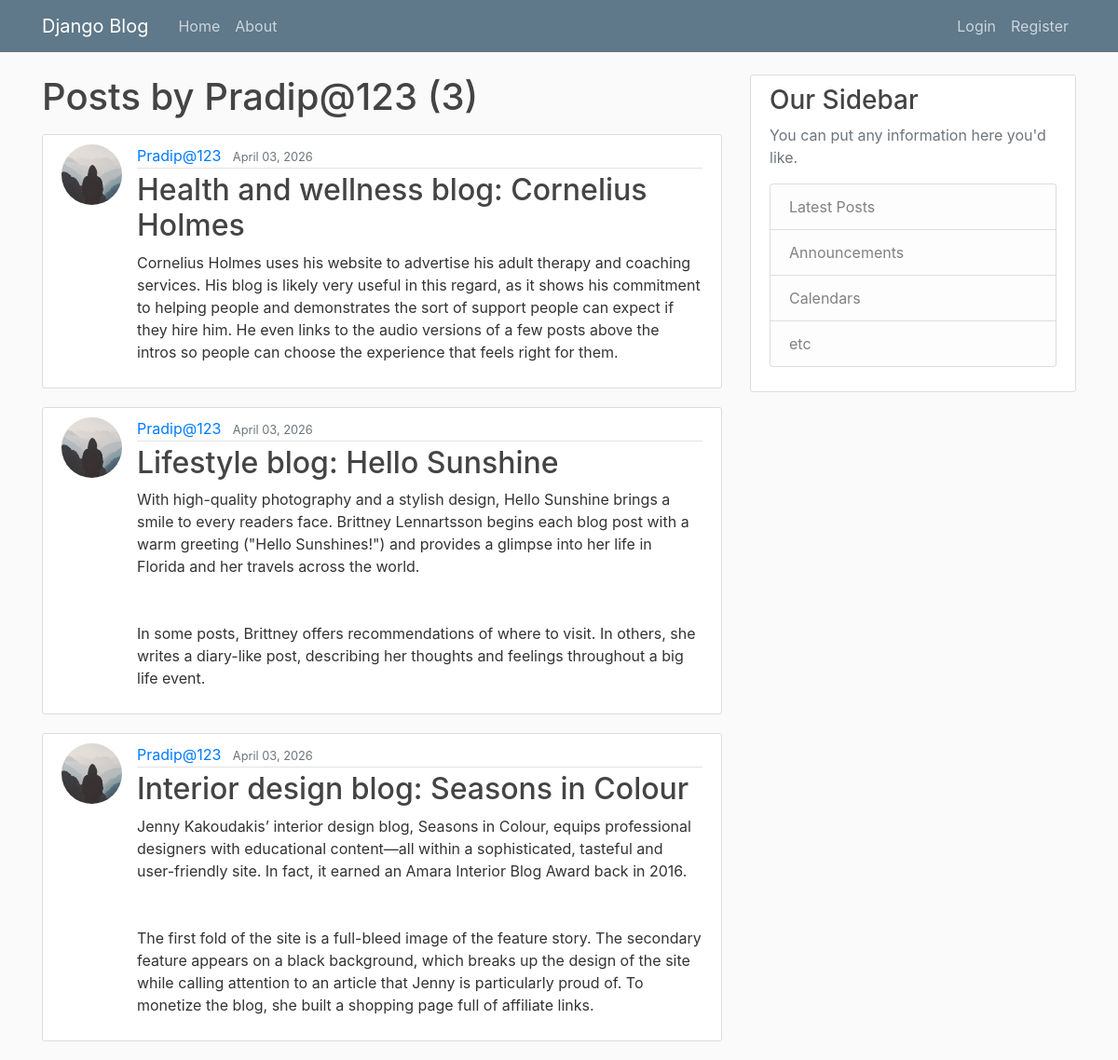
The app's page /user/Pradip@123 with its own data.
### blog/models.py (models this page shows, shortened)
class Post(models.Model):
    title = models.CharField(max_length=100)
    content = models.TextField()
    date_posted = models.DateTimeField(default=timezone.now)
    author = models.ForeignKey(User, on_delete=models.CASCADE)

### users/models.py (models this page shows, shortened)
class Profile(models.Model):
    user = models.OneToOneField(User, on_delete=models.CASCADE)
    image = models.ImageField(default='default.jpg', upload_to='profile_pics')

### blog/views.py (the view)
# urls.py: path('user/<str:username>', UserPostListView.as_view(), name='user-posts'),
class UserPostListView(ListView):
    model = Post
    template_name = 'blog/user_posts.html'  # <app>/<model>_<viewtype>.html
    context_object_name = 'posts'
    paginate_by = 5
    def get_queryset(self):
        user = get_object_or_404(User, username=self.kwargs.get('username'))
        return Post.objects.filter(author=user).order_by('-date_posted')

### blog/templates/blog/user_posts.html (shortened to what this page needs)
{% extends "blog/base.html" %}
{% block content %}
    <h1 class="mb-3">Posts by {{ view.kwargs.username }} ({{ page_obj.paginator.count }})</h1>
    {% for post in posts %}
        <article class="media content-section">
          <img class="rounded-circle article-img" src="{{ post.author.profile.image.url }}">
          <div class="media-body">
            <div class="article-metadata">
              <a class="mr-2" href="{% url 'user-posts' post.author.username %}">{{ post.author }}</a>
              <small class="text-muted">{{ post.date_posted|date:"F d, Y" }}</small>
            </div>
            <h2><a class="article-title" href="{% url 'post-detail' post.id %}">{{ post.title }}</a></h2>
            <p class="article-content">{{ post.content }}</p>
          </div>
        </article>
    {% endfor %}
{% endblock content %}

### blog/static/blog/main.css (style rules this page uses)
body { background: #fafafa; color: #333333; margin-top: 5rem; }
h1, h2, h3, h4, h5, h6 { color: #444444; }
.content-section { background: #ffffff; padding: 10px 20px; border: 1px solid #dddddd; border-radius: 3px; margin-bottom: 20px; }
.article-title { color: #444444; }
.article-content { white-space: pre-line; }
.article-img { height: 65px; width: 65px; margin-right: 16px; }
.article-metadata { padding-bottom: 1px; margin-bottom: 4px; border-bottom: 1px solid #e3e3e3 }

### records on screen
Post: author.profile.image (placeholder picture), author "Pradip@123", date_posted "April 03, 2026", title "Health and wellness blog: Cornelius Holmes", content "Cornelius Holmes uses his website to advertise his adult therapy and coaching services. His blog is likely very useful in this regard, as it shows his commitment to helping people and demonstrates the sort of support people can expect if they hire him. He even links to the audio versions of a few posts above the intros so people can choose the experience that feels right for them."
Post: author.profile.image (placeholder picture), author "Pradip@123", date_posted "April 03, 2026", title "Lifestyle blog: Hello Sunshine", content "With high-quality photography and a stylish design, Hello Sunshine brings a smile to every readers face. Brittney Lennartsson begins each blog post with a warm greeting (\"Hello Sunshines!\") and provides a glimpse into her life in Florida and her travels across the world. In some posts, Brittney offers recommendations of where to visit. In others, she writes a diary-like post, describing her thoughts and feelings throughout a big life event."
Post: author.profile.image (placeholder picture), author "Pradip@123", date_posted "April 03, 2026", title "Interior design blog: Seasons in Colour", content "Jenny Kakoudakis’ interior design blog, Seasons in Colour, equips professional designers with educational content—all within a sophisticated, tasteful and user-friendly site. In fact, it earned an Amara Interior Blog Award back in 2016. The first fold of the site is a full-bleed image of the feature story. The secondary feature appears on a black background, which breaks up the design of the site while calling attention to an article that Jenny is particularly proud of. To monetize the blog, she built a shopping page full of affiliate links."

### other values on screen
{{ view.kwargs.username }} "Pradip@123"
{{ page_obj.paginator.count }} "3"
